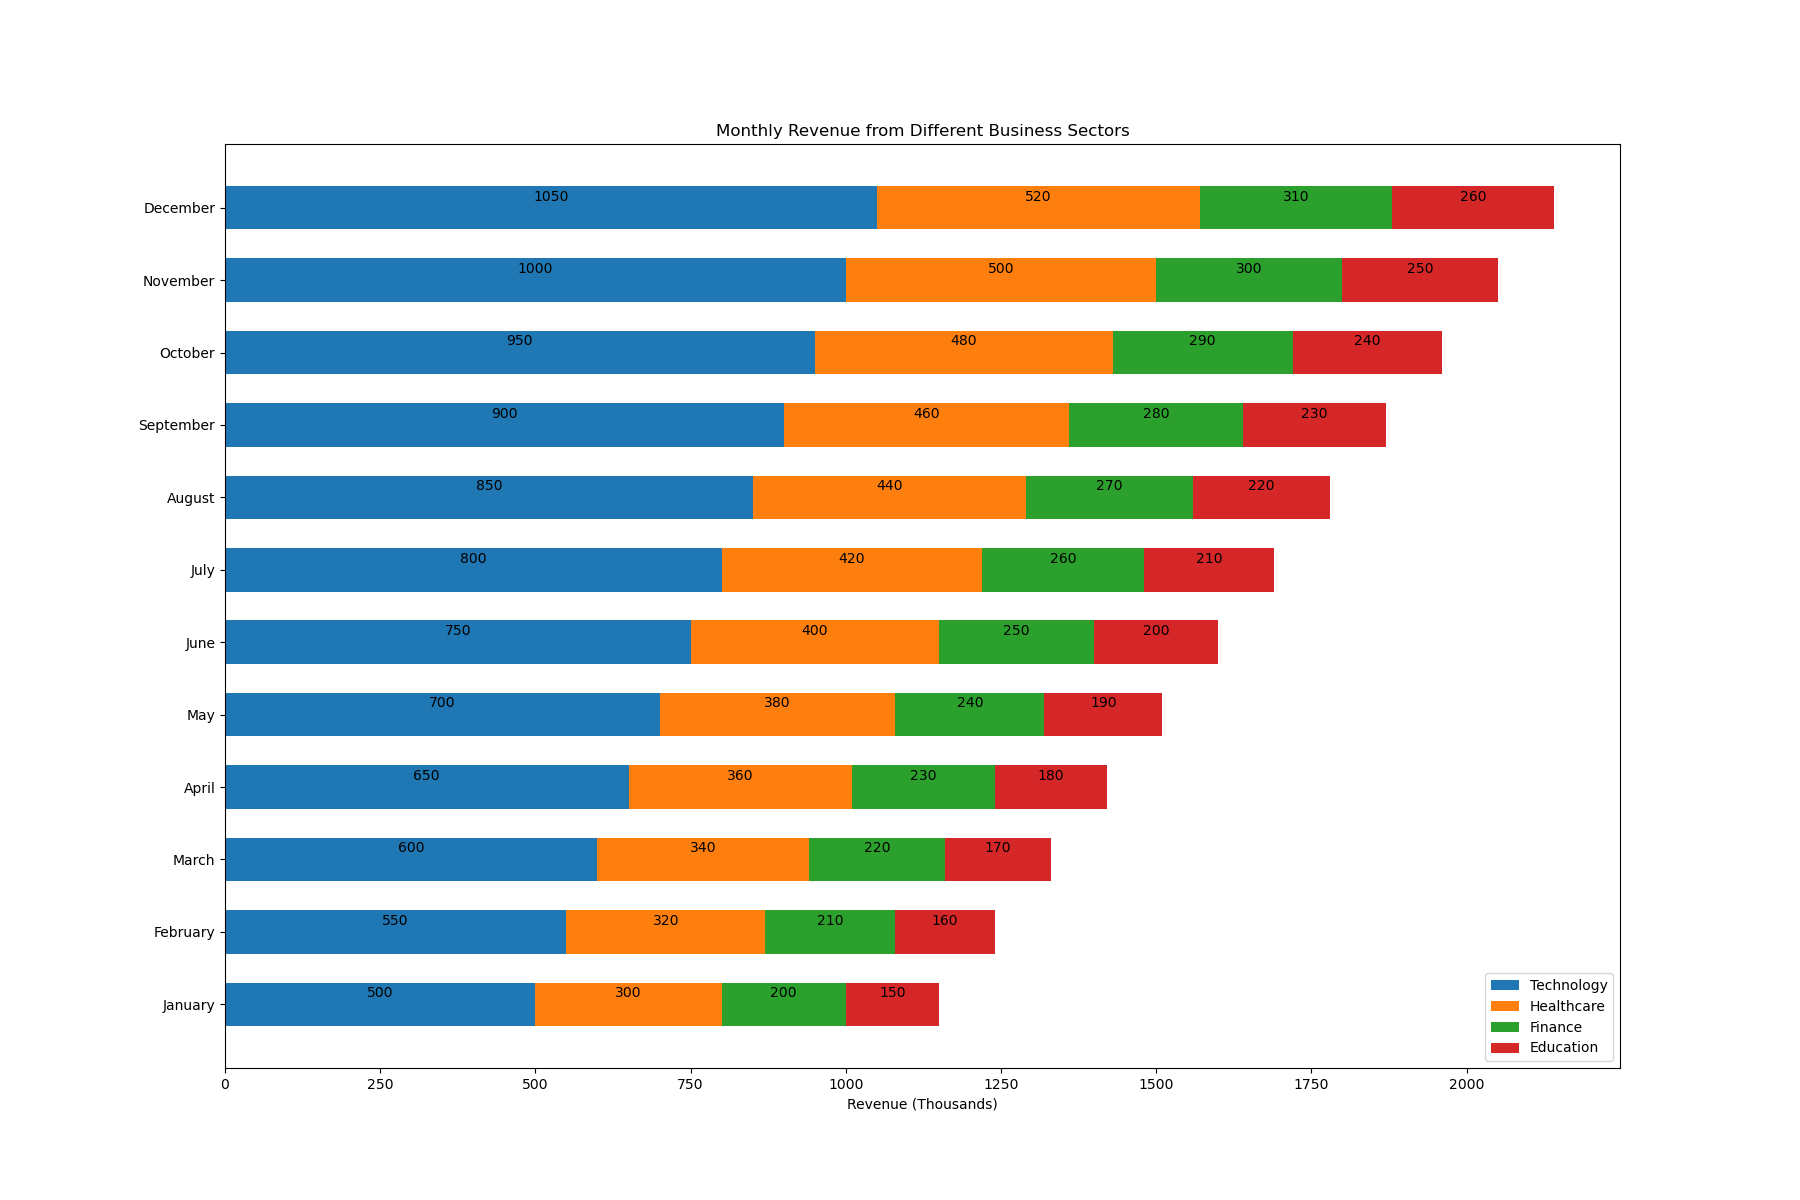

Python code for this plot:

import matplotlib.pyplot as plt
import numpy as np

# Data
months = ['January', 'February', 'March', 'April', 'May', 'June', 'July', 'August', 'September', 'October', 'November', 'December']
technology = [500, 550, 600, 650, 700, 750, 800, 850, 900, 950, 1000, 1050]
healthcare = [300, 320, 340, 360, 380, 400, 420, 440, 460, 480, 500, 520]
finance = [200, 210, 220, 230, 240, 250, 260, 270, 280, 290, 300, 310]
education = [150, 160, 170, 180, 190, 200, 210, 220, 230, 240, 250, 260]

x = np.arange(len(months))  # the label locations
height = 0.6  # the height of the bars

fig, ax = plt.subplots(figsize=(18, 12))  # Changing width and height of the chart

# Stacked horizontal bar chart
bar1 = ax.barh(x, technology, height, label='Technology', color='#1f77b4')
bar2 = ax.barh(x, healthcare, height, left=technology, label='Healthcare', color='#ff7f0e')
bar3 = ax.barh(x, finance, height, left=np.add(technology, healthcare), label='Finance', color='#2ca02c')
bar4 = ax.barh(x, education, height, left=np.add(np.add(technology, healthcare), finance), label='Education', color='#d62728')

# Add some text for labels and custom y-axis tick labels
ax.set_xlabel('Revenue (Thousands)')
ax.set_title('Monthly Revenue from Different Business Sectors')
ax.set_yticks(x)
ax.set_yticklabels(months)
ax.legend()

# Adding numerical labels
def add_labels(bars):
    for bar in bars:
        width = bar.get_width()
        ax.annotate(f'{width}',
                    xy=(bar.get_x() + width / 2, bar.get_y() + bar.get_height() / 2),
                    xytext=(0, 3),  # 3 points vertical offset
                    textcoords="offset points",
                    ha='center', va='bottom')

add_labels(bar1)
add_labels(bar2)
add_labels(bar3)
add_labels(bar4)

plt.show()
